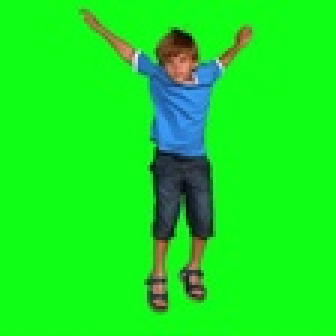
#> input picture Images/kid-green.jpg, 112 x 112 px, shrunk from 450 x 450 before the run (shown 3 times larger); its folder holds 5 pictures in this run
$ python image_project.py
#> lines starting #> are read from the running program, lines starting #| are printed output that depends on the picture; after the words box and inside, x2 and y2 are one past the last pixel; in counts of white or black regions, pixels touching at a corner belong together
### colour_helper.py
# Colour Helper
# Author: Matt
# Dec 13 2023

# Do you need help with colours?
# This is for you!!

BLACK_PIXEL = (0, 0, 0)
DARK_GRAY_PIXEL = (127, 127, 127)
LIGHT_GRAY_PIXEL = (128, 128, 128)
WHITE_PIXEL = (255, 255, 255)


# [18 lines left out: function pixel_to_string, not called in this run]


# print(pixel_to_string((160, 0, 4)))  # red
# print(pixel_to_string(WHITE_PIXEL))


def is_light(pixel: tuple) -> bool:
    """Returns true if given pixel is "light"

    Params:
        pixel - 3-tuple of values red, green, blue

    Returns:
        True if pixel is light false if not
    """
    return pixel >= (128, 128, 128)


def pixel_to_grayscale(pixel: tuple) -> tuple:
    """Returns a grayscale version of the given pixel"""
    gray = int(pixel[0] * 0.3 + pixel[1] * 0.59 + pixel[2] * 0.11)

    return (gray, gray, gray)

### image_project.py
# Solutions to Questions about images
# Author: Matt
# Dec 20 2023
from PIL import Image

import colour_helper

# Question 2: Binarizing an image
def binarize(filename: str) -> None:
    """Binarize a given image that's in the Image folder"""
#> called with filename = 'kid-green.jpg'

    with Image.open(f"./Images/{filename}") as im:
        # Visit every pixel
#> im is the input picture: PIL image 112x112 RGB; mean R, G, B 23.5, 232.3, 32.8
        for y in range(im.height):
            for x in range(im.width):
                pixel = im.getpixel((x, y))

                if colour_helper.is_light(pixel):
                    # replace with white pixel
                    im.putpixel((x, y), (255, 255, 255))
                else:
                    # replace with a black pixel
                    im.putpixel((x, y), (0, 0, 0))
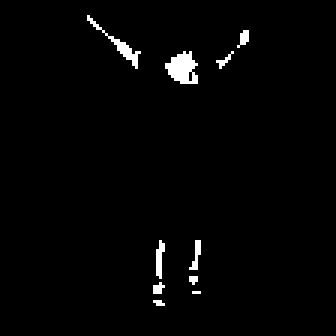
#> im: PIL image 112x112 RGB (shown 3 times larger); 1.8% white; 10 white regions (7 under 20 px), largest, box (x1, y1, x2, y2) and area: (55, 17, 66, 28) 80, (29, 5, 47, 23) 49, (52, 80, 55, 93) 25

        # Save the image
        im.save("./Images/binarized.jpg")


def image_to_grayscale(filename: str) -> None:
    """Convert an image to grayscale"""
#> called with filename = 'best_pizza.jpg'

    with Image.open(f"./Images/{filename}") as im:
        # Visit every pixel
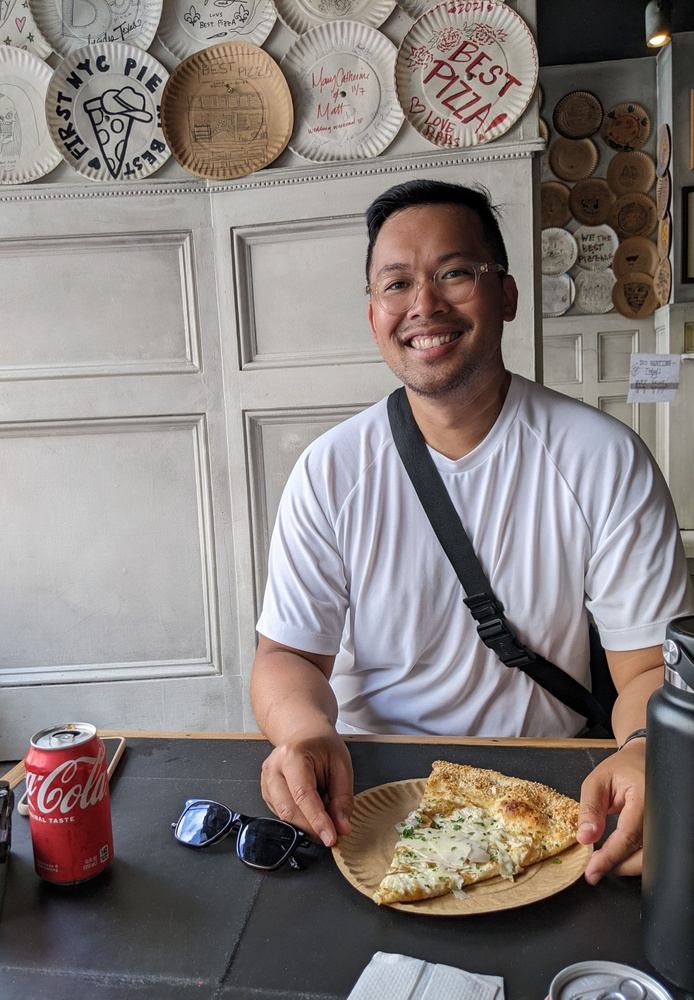
#> input picture Images/best_pizza.jpg, 694 x 1000 px, shrunk from 2786 x 4017 before the run
#> im is the input picture: PIL image 694x1000 RGB; mean R, G, B 134.1, 126.4, 124.1
        for y in range(im.height):
            for x in range(im.width):
                pixel = im.getpixel((x, y))

                # Put pixel that is a grayscale version
                im.putpixel((x, y), colour_helper.pixel_to_grayscale(pixel))
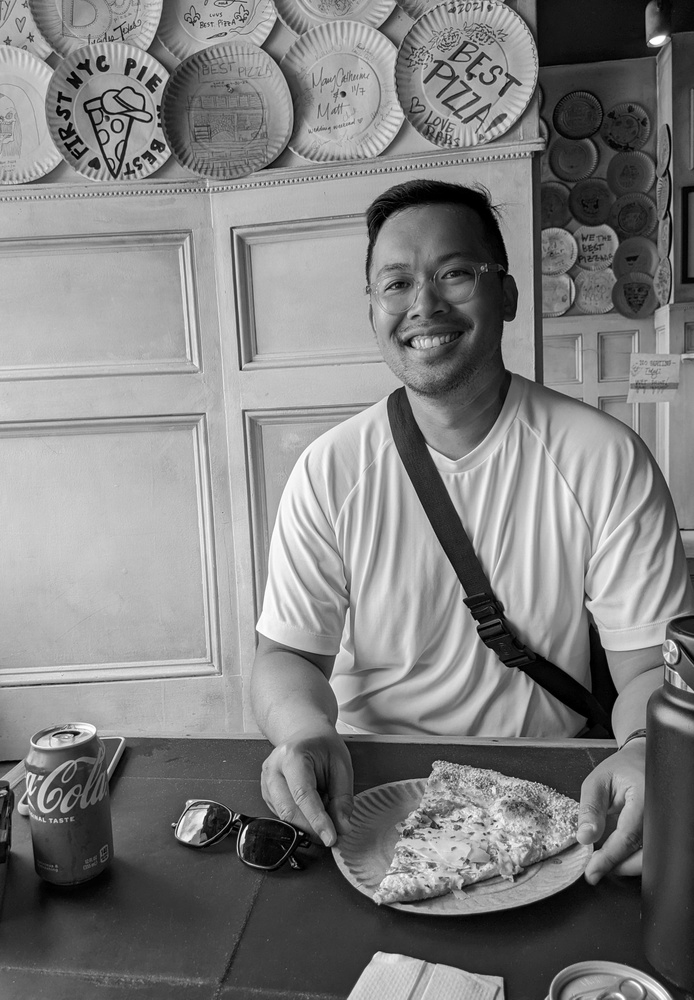
#> im: PIL image 694x1000 RGB; min 0, max 255, mean 128

        im.save("./Images/grayscale.jpg")


binarize("kid-green.jpg")
image_to_grayscale("best_pizza.jpg")
